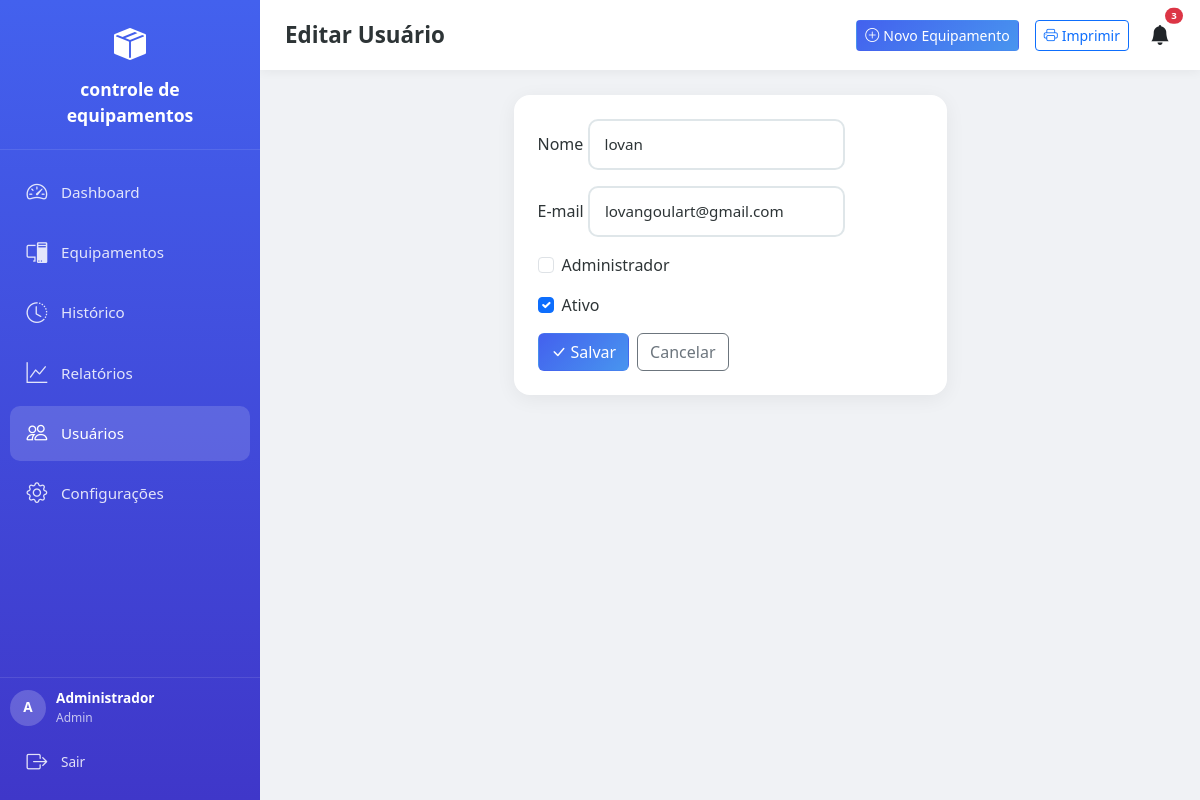
Screenshot of /admin/usuario/2/editar (signed in) with the database file from the repository.
### app/models/models.py (models this page shows, shortened)
class Configuracao(db.Model):
    __tablename__ = 'configuracoes'
    id = db.Column(db.Integer, primary_key=True)
    nome_empresa = db.Column(db.String(200), default='Controle de Patrimônio')
    logo = db.Column(db.String(200), nullable=True)
    dias_lembrete_manutencao = db.Column(db.String(50), default='30,15,7,1')
    tema = db.Column(db.String(20), default='claro')
    data_atualizacao = db.Column(db.DateTime, default=datetime.now, onupdate=datetime.now)

class Usuario(UserMixin, db.Model):
    __tablename__ = 'usuarios'
    id = db.Column(db.Integer, primary_key=True)
    nome = db.Column(db.String(100), nullable=False)
    username = db.Column(db.String(50), unique=True, nullable=False)
    email = db.Column(db.String(120), unique=True, nullable=False)
    password_hash = db.Column(db.String(256), nullable=False)
    is_admin = db.Column(db.Boolean, default=False)
    ativo = db.Column(db.Boolean, default=True)
    data_criacao = db.Column(db.DateTime, default=datetime.now)
    equipamentos = db.relationship('Equipamento', backref='usuario_cadastro', lazy=True)

### app/routes/admin.py (the view, shortened to what this page needs)
@bp.route('/usuario/<int:id>/editar', methods=['GET', 'POST'])
@login_required
@admin_required
def usuario_editar(id):
    user = Usuario.query.get_or_404(id)
    config = Configuracao.query.first()
    return render_template('usuario_form.html', usuario=user, config=config)

### app/__init__.py (called while the page is built)
def create_app():
    app = Flask(__name__)
    app.config.from_object(Config)
    db.init_app(app)
    login_manager.init_app(app)
    login_manager.login_view = 'auth.login'
    login_manager.login_message = 'Por favor, faça login para acessar esta página.'
    login_manager.login_message_category = 'warning'
    with app.app_context():
        from app.routes import auth, main, api, admin
        app.register_blueprint(auth.bp)
        app.register_blueprint(main.bp)
        app.register_blueprint(api.bp, url_prefix='/api')
        app.register_blueprint(admin.bp, url_prefix='/admin')
        db.create_all()
        criar_admin_padrao()
        criar_config_padrao()
    @app.context_processor
    def inject_date():
        from datetime import date
        return dict(date=date)
    return app

### app/routes/admin.py (called while the page is built)
def admin_required(f):
    from functools import wraps
    @wraps(f)
    def decorated_function(*args, **kwargs):
        if not current_user.is_authenticated or not current_user.is_admin:
            flash('Acesso restrito a administradores.', 'danger')
            return redirect(url_for('main.dashboard'))
        return f(*args, **kwargs)
    return decorated_function

### app/routes/auth.py (called while the page is built)
@login_manager.user_loader
def load_user(user_id):
    return Usuario.query.get(int(user_id))

### app/templates/usuario_form.html (shortened to what this page needs)
{% extends "base.html" %}
{% block page_title %}Editar Usuário{% endblock %}
{% block content %}
<div class="row justify-content-center">
    <div class="col-12 col-md-8 col-lg-6">
        <div class="card-modern p-3 p-md-4">
            <form method="POST">
                <div class="mb-3">
                    <label class="form-label">Nome</label>
                    <input type="text" name="nome" class="form-control-modern" value="{{ usuario.nome }}" required>
                </div>
                <div class="mb-3">
                    <label class="form-label">E-mail</label>
                    <input type="email" name="email" class="form-control-modern" value="{{ usuario.email }}" required>
                </div>
                <div class="mb-3 form-check">
                    <input class="form-check-input" type="checkbox" name="is_admin" id="is_admin" {% if usuario.is_admin %}checked{% endif %}>
                    <label class="form-check-label" for="is_admin">Administrador</label>
                </div>
                <div class="mb-3 form-check">
                    <input class="form-check-input" type="checkbox" name="ativo" id="ativo" {% if usuario.ativo %}checked{% endif %}>
                    <label class="form-check-label" for="ativo">Ativo</label>
                </div>
                <div class="d-flex flex-wrap gap-2">
                    <button type="submit" class="btn btn-primary-modern"><i class="bi bi-check-lg me-1"></i>Salvar</button>
                    <a href="{{ url_for('admin.usuarios') }}" class="btn btn-outline-secondary">Cancelar</a>
                </div>
            </form>
        </div>
    </div>
</div>
{% endblock %}

### app/templates/base.html (shortened to what this page needs)
<!DOCTYPE html>
<html lang="pt-BR" data-theme="{{ config.tema if config else 'claro' }}">
<head>
    <link href="https://cdn.jsdelivr.net/npm/bootstrap@5.3.2/dist/css/bootstrap.min.css" rel="stylesheet">
    <link rel="stylesheet" href="https://cdn.jsdelivr.net/npm/bootstrap-icons@1.11.1/font/bootstrap-icons.css">
    <link rel="stylesheet" href="/static/css/style.css">
</head>
<body>
    {% if current_user.is_authenticated %}
    <nav class="sidebar" id="sidebar">
        <div class="sidebar-header">
            <div class="logo-icon"><i class="bi bi-box-seam-fill"></i></div>
            <div class="logo-text">{{ config.nome_empresa if config else 'Patrimônio' }}</div>
        </div>
        <div class="sidebar-nav">
            <div class="nav-item">
                <a href="{{ url_for('main.dashboard') }}" class="nav-link {% if request.endpoint == 'main.dashboard' %}active{% endif %}">
                    <i class="bi bi-speedometer2"></i>
                    <span class="nav-text">Dashboard</span>
                </a>
            </div>
            <div class="nav-item">
                <a href="{{ url_for('main.equipamentos') }}" class="nav-link {% if request.endpoint.startswith('main.equipamento') %}active{% endif %}">
                    <i class="bi bi-pc-display"></i>
                    <span class="nav-text">Equipamentos</span>
                </a>
            </div>
            {% if current_user.is_admin %}
            <div class="nav-item">
                <a href="{{ url_for('main.historico') }}" class="nav-link {% if request.endpoint == 'main.historico' %}active{% endif %}">
                    <i class="bi bi-clock-history"></i>
                    <span class="nav-text">Histórico</span>
                </a>
            </div>
            {% endif %}
            <div class="nav-item">
                <a href="{{ url_for('main.relatorios') }}" class="nav-link {% if request.endpoint == 'main.relatorios' %}active{% endif %}">
                    <i class="bi bi-graph-up"></i>
                    <span class="nav-text">Relatórios</span>
                </a>
            </div>
            {% if current_user.is_admin %}
            <div class="nav-item">
                <a href="{{ url_for('admin.usuarios') }}" class="nav-link {% if request.endpoint.startswith('admin.') %}active{% endif %}">
                    <i class="bi bi-people"></i>
                    <span class="nav-text">Usuários</span>
                </a>
            </div>
            <div class="nav-item">
                <a href="{{ url_for('admin.configuracoes') }}" class="nav-link {% if request.endpoint == 'admin.configuracoes' %}active{% endif %}">
                    <i class="bi bi-gear"></i>
                    <span class="nav-text">Configurações</span>
                </a>
            </div>
            {% endif %}
        </div>
        <div class="sidebar-footer">
            <div class="user-info">
                <div class="user-avatar">{{ current_user.nome[0] }}</div>
                <div>
                    <div style="font-weight:600;">{{ current_user.nome }}</div>
                    <div style="opacity:0.7; font-size:0.75rem;">{{ 'Admin' if current_user.is_admin else 'Usuário' }}</div>
                </div>
            </div>
            <a href="{{ url_for('auth.logout') }}" class="nav-link mt-2" style="font-size:0.85rem;">
                <i class="bi bi-box-arrow-right"></i>
                <span class="nav-text">Sair</span>
            </a>
        </div>
    </nav>
    {% endif %}
    <div class="main-content">
        {% if current_user.is_authenticated %}
        <div class="topbar no-print">
            <h1 class="page-title">{% block page_title %}Dashboard{% endblock %}</h1>
            <div class="d-flex align-items-center gap-2 gap-md-3">
                <a href="{{ url_for('main.equipamento_novo') }}" class="btn btn-sm btn-primary-modern no-print d-none d-md-inline-flex">
                    <i class="bi bi-plus-circle me-1"></i> Novo Equipamento
                </a>
                <a href="{{ url_for('main.impressao') }}" target="_blank" class="btn btn-sm btn-outline-primary no-print d-none d-md-inline-flex">
                    <i class="bi bi-printer me-1"></i> Imprimir
                </a>
                <div class="dropdown no-print">
                    <button class="btn btn-link text-dark position-relative p-1" data-bs-toggle="dropdown">
                        <i class="bi bi-bell-fill fs-5"></i>
                        <span class="position-absolute top-0 start-100 translate-middle badge rounded-pill bg-danger" id="notifCount" style="font-size:0.6rem; display:none;">0</span>
                    </button>
                </div>
            </div>
        </div>
        {% endif %}
        <div class="content-area">
            {% block content %}{% endblock %}
        </div>
    </div>
</body>
</html>

### app/static/css/style.css (style rules this page uses)
.card-modern { animation: slideUp 0.4s ease forwards; }

### app/templates/base.html (style rules this page uses)
:root { --primary: #4361ee; --primary-light: #4895ef; --secondary: #3f37c9; --success: #4cc9f0; --danger: #f72585; --warning: #f9c74f; --info: #90e0ef; --light: #f8f9fa; --dark: #212529; --bg-body: #f0f2f5; --bg-card: #ffffff; --text-main: #2d3436; --text-muted: #636e72; --border-color: #dfe6e9; --sidebar-width: 260px; --sidebar-collapsed: 70px; }
* { box-sizing: border-box; }
body { font-family: 'Segoe UI', system-ui, -apple-system, sans-serif; background: var(--bg-body); color: var(--text-main); min-height: 100vh; overflow-x: hidden; -webkit-text-size-adjust: 100%; }
.sidebar { position: fixed; top: 0; left: 0; width: var(--sidebar-width); height: 100vh; background: linear-gradient(180deg, var(--primary) 0%, var(--secondary) 100%); color: white; z-index: 1000; transition: all 0.3s ease; display: flex; flex-direction: column; overflow-y: auto; -webkit-overflow-scrolling: touch; }
.sidebar-header { padding: 20px; text-align: center; border-bottom: 1px solid rgba(255,255,255,0.1); }
.logo-icon { font-size: 2rem; color: white; }
.logo-text { font-size: 1.1rem; font-weight: 700; margin-top: 8px; }
.sidebar-nav { flex: 1; padding: 15px 10px; }
.nav-item { margin-bottom: 5px; }
.nav-link { display: flex; align-items: center; padding: 12px 15px; color: rgba(255,255,255,0.85); text-decoration: none; border-radius: 10px; transition: all 0.2s; font-size: 0.95rem; }
.nav-link:hover, .nav-link.active { background: rgba(255,255,255,0.15); color: white; }
.nav-link i { font-size: 1.3rem; margin-right: 12px; min-width: 24px; text-align: center; }
.sidebar-footer { padding: 10px; border-top: 1px solid rgba(255,255,255,0.1); }
.user-info { display: flex; align-items: center; gap: 10px; font-size: 0.85rem; }
.user-avatar { width: 36px; height: 36px; border-radius: 50%; background: rgba(255,255,255,0.2); display: flex; align-items: center; justify-content: center; font-weight: bold; flex-shrink: 0; }
.main-content { margin-left: var(--sidebar-width); min-height: 100vh; transition: margin-left 0.3s ease; padding-bottom: 80px; }
.topbar { background: var(--bg-card); padding: 15px 25px; display: flex; align-items: center; justify-content: space-between; box-shadow: 0 2px 10px rgba(0,0,0,0.05); position: sticky; top: 0; z-index: 100; gap: 10px; }
.page-title { font-size: 1.4rem; font-weight: 700; color: var(--text-main); margin: 0; white-space: nowrap; overflow: hidden; text-overflow: ellipsis; }
.content-area { padding: 25px; }
.card-modern { background: var(--bg-card); border: none; border-radius: 16px; box-shadow: 0 4px 20px rgba(0,0,0,0.06); transition: transform 0.2s, box-shadow 0.2s; }
.btn-primary-modern { background: linear-gradient(135deg, var(--primary), var(--primary-light)); color: white; }
.form-control-modern { border-radius: 10px; border: 2px solid var(--border-color); padding: 12px 15px; font-size: 0.95rem; transition: all 0.2s; background: var(--bg-card); color: var(--text-main); }

### rows the page displays
Configuracao: nome_empresa "controle de equipamentos"
Usuario: nome "A", nome "Administrador", is_admin "Admin"
Usuario: nome "lovan", email "lovangoulart@gmail.com", ativo "☑"
